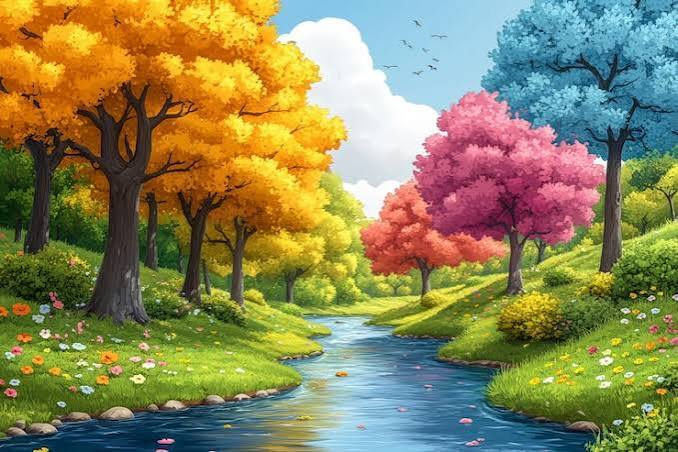
#> input picture Taller 2/Imagenes/paisaje.jpg, 678 x 452 px, found by its file name
$ python laboratorio_trans_espacio_prueba_opencv.py
#> lines starting #> are read from the running program, lines starting #| are printed output that depends on the picture
import cv2

imagen = cv2.imread('Taller 2/Imagenes/paisaje.jpg')
#> imagen is the input picture: shape (452, 678, 3); mean B, G, R 88.2, 133.9, 139
img_gris = cv2.cvtColor(imagen, cv2.COLOR_BGR2GRAY)
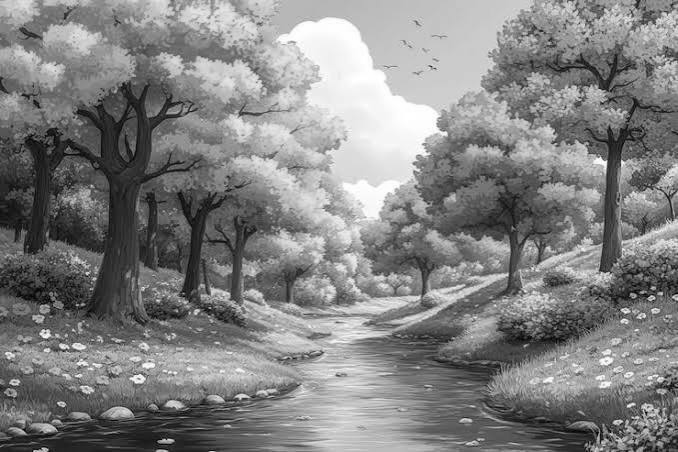
#> img_gris: shape (452, 678); min 1, max 255, mean 130.2

cv2.imwrite('imagen_gris.jpg', img_gris)
print("Conversión completada. Forma de la imagen en grises:", img_gris.shape)
#| Conversión completada. Forma de la imagen en grises: (452, 678)

$ run again, with Taller 2/Imagenes/mar.jpg copied over Taller 2/Imagenes/paisaje.jpg
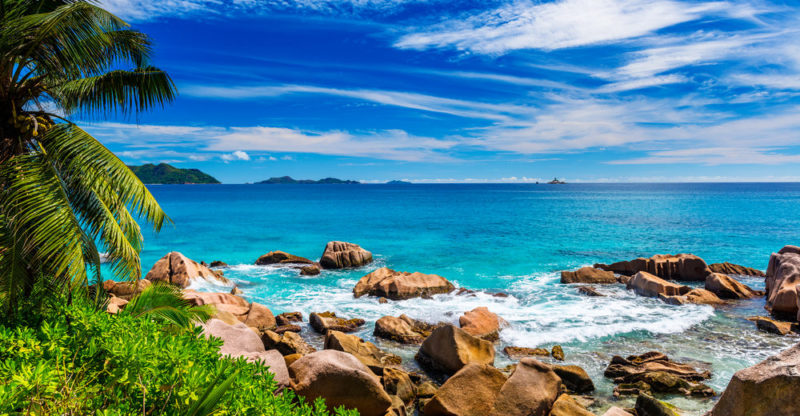
#> input picture Taller 2/Imagenes/mar.jpg, 800 x 416 px, found by its file name
#> imagen is the input picture: shape (416, 800, 3); mean B, G, R 142.9, 129.2, 82.1
#> `img_gris = cv2.cvtColor(imagen, cv2.COLOR_BGR2GRAY)`:
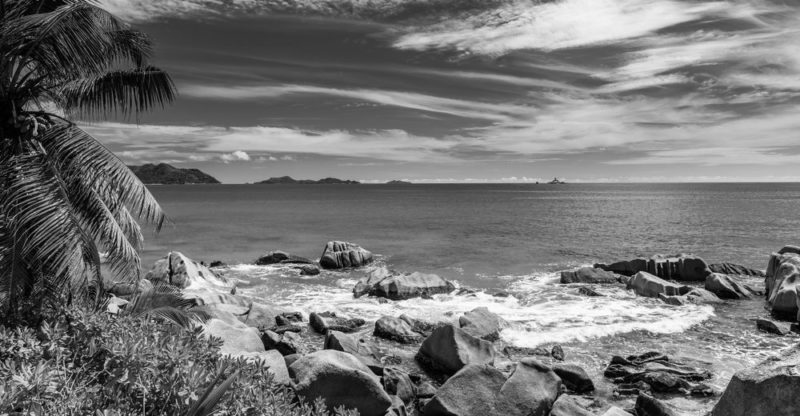
#> img_gris: shape (416, 800); min 0, max 255, mean 116.7
#| Conversión completada. Forma de la imagen en grises: (416, 800)
